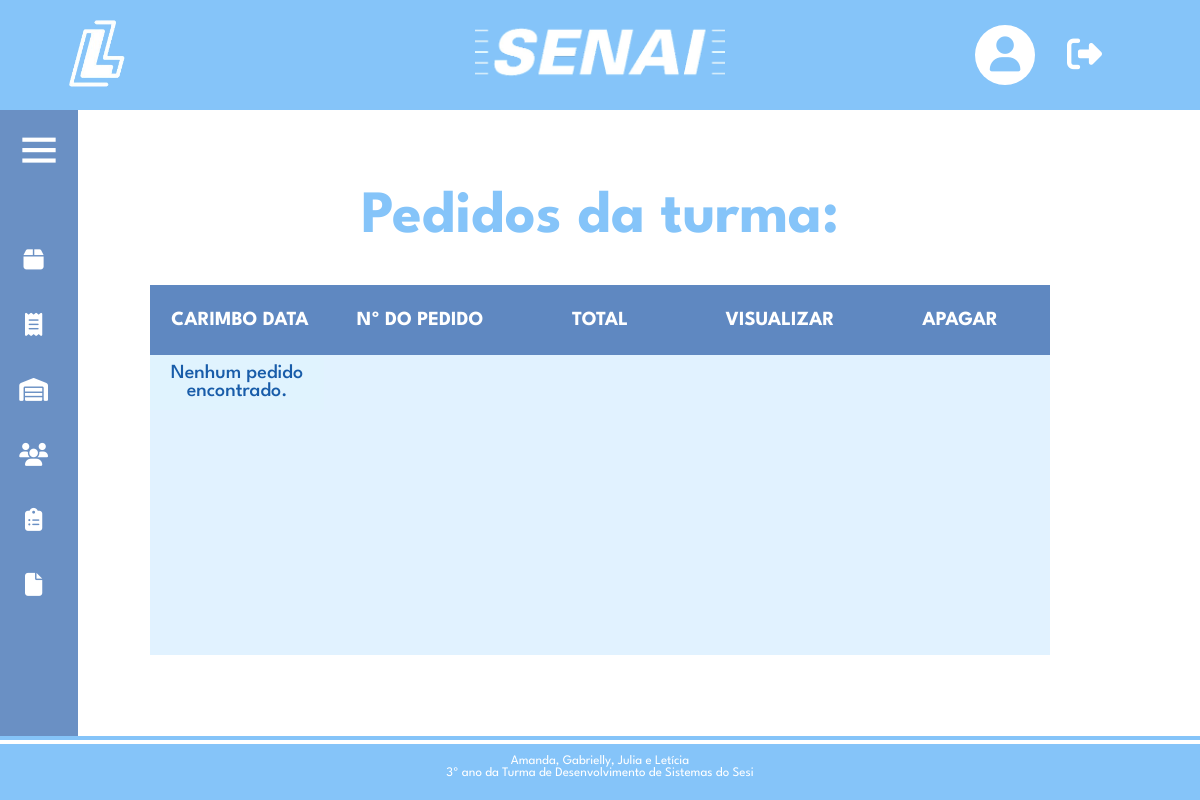
The app's page /meuspedidos.php (signed in), older data.
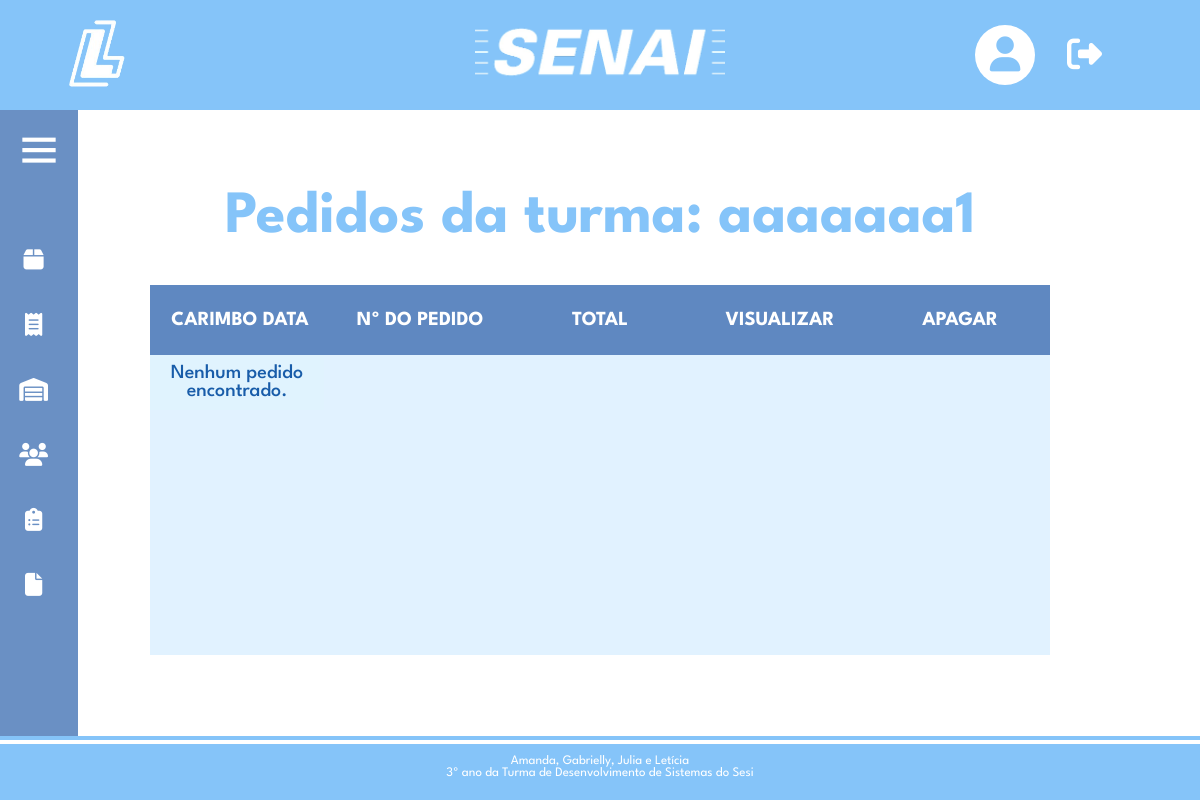
The same page, newer data.
### tables this page shows
CREATE TABLE `turma` (
  `id` int(11) NOT NULL,
  `nome` varchar(255) NOT NULL,
  `id_professor` int(11) NOT NULL
);

### meuspedidos.php (the view, shortened to what this page needs)
<!DOCTYPE html>
<html lang="en">
<?php
include_once('config.php');
if (isset($_SESSION['id_turma'])) {
  $id_turma = $_SESSION['id_turma'];
  $sql = "SELECT nome FROM turma WHERE id = '$id_turma'";
  $resultado = $conexao->query($sql);
  if ($resultado->num_rows > 0) {
      $row = $resultado->fetch_assoc();
      $nome_turma = $row['nome'];
  } else {
      $nome_turma = "Turma não encontrada";
  }
}
?>
<head>
    <link rel="stylesheet" type="text/css" href="estiloHome.css" media="screen"/>
    <link rel="stylesheet" type="text/css" href="estiloMeusPedidos.css" media="screen"/>
    <link href='https://unpkg.com/boxicons@2.0.7/css/boxicons.min.css' rel='stylesheet'>
</head>
<body>
      <header class="header-topo">
        <div class="logSenai">
          <a href="homeP.php"><img src="imagens/logo-logsenai.png" alt="Minha Figura" width="75" height="auto"></a>
        </div>
        <div class="logo">
          <a href="homeP.php"><img src="imagens/senai-branco.png" alt="Minha Figura" width="250" height="auto"></a>
        </div>
        <div class="menu-header">
          <div class="dropdown-perfil">
            <a href="#" >
                <div class="circulo">
                        <i class="fa-solid fa-user"></i>
                </div>
            </a>
          </div>
          <a href="sair.php"><i class="fa-solid fa-right-from-bracket"></i></a>
        </div>
    </header>
    <div class="sidebar close">
      <div class="logo-details">
        <i class="bx bx-menu"></i>
      </div>
      <ul class="nav-links">
        <li>
          <div class="iocn-link">
            <a href="#">
            <i class="fa-solid fa-box"></i>
            </a>
          </div>
        </li>
        <li>
          <div class="iocn-link">
            <a href="#">
            <i class="fa-solid fa-receipt"></i>
            </a>
          </div>
        </li>
        <li>
        <div class="iocn-link">
            <a href="containerP.php">
            <i class="fa-solid fa-warehouse"></i>
            </a>
          </div>
        </li>
        <li>
      <div class="iocn-link">
        <a href="#">
          <i class="fa-solid fa-users"></i>
        </a>
        </div>
      </li>
        <li>
          <div class="iocn-link">
            <a href="#">
            <i class="fa-solid fa-clipboard-list fa-lg"></i>
            </a>
          </div>
        </li>
        <li>
          <a href="relatoriosP.php">
          <i class="fa-solid fa-file"></i>
          </a>
        </li>
      </ul>
    </div>
    <div class="conteudo">
        <div class="titulo-conteudo">
         <h1>Pedidos da turma: <?php echo $nome_turma?></h1>
        </div>
    </div>
    <div class="quadro-pedidos">
    <table>
        <thead>
            <tr>
                <th>CARIMBO DATA</th>
                <th>Nº DO PEDIDO</th>
                <th>TOTAL</th>
                <th>VISUALIZAR</th>
                <th>APAGAR</th>
            </tr>
        </thead>
        <tbody>
            <?php
            $id_turma = $_SESSION['id_turma'];
            $sql = "SELECT p.id, p.pedido, MAX(dc.data) AS data_emissao, MAX(p.totalcompra) AS totalcompra
                    FROM pedidos p
                    INNER JOIN dadoscliente dc ON p.cnpj = dc.cnpj
                    WHERE p.id_turma = '$id_turma'
                    GROUP BY p.pedido";
            $resultado = $conexao->query($sql);
            if ($resultado->num_rows > 0) {
              while ($pedido = mysqli_fetch_assoc($resultado)) {
                  $dataEmissao = date("d/m/Y", strtotime($pedido['data_emissao']));
                  echo "<tr>";
                  echo "<td>" . $dataEmissao . "</td>";
                  echo "<td>" . $pedido['pedido'] . "</td>";
                  echo "<td>R$ " . $pedido['totalcompra'] . "</td>";
                  echo "<td><a href='pedido.php?pedido=" . $pedido['pedido'] . "'><button type='button' class='btn'>Abrir</button></a></td>";
                  echo "<td><div class='botaoDeletar' onclick='confirmarExclusao(" . $pedido['pedido'] . ")'><i class='fa-solid fa-trash'></i></div></td>";
                  echo "</tr>";
              }
            } else {
                echo "<td colspan='5'>Nenhum pedido encontrado.</td>";
            }
        ?>
      </tbody>
  </table>
</div>
<?php
include_once('footer.php');
?>
</body>
</html>

Row changes from the older to the newer data that the page shows:
added turma: nome "aaaaaaa1"
